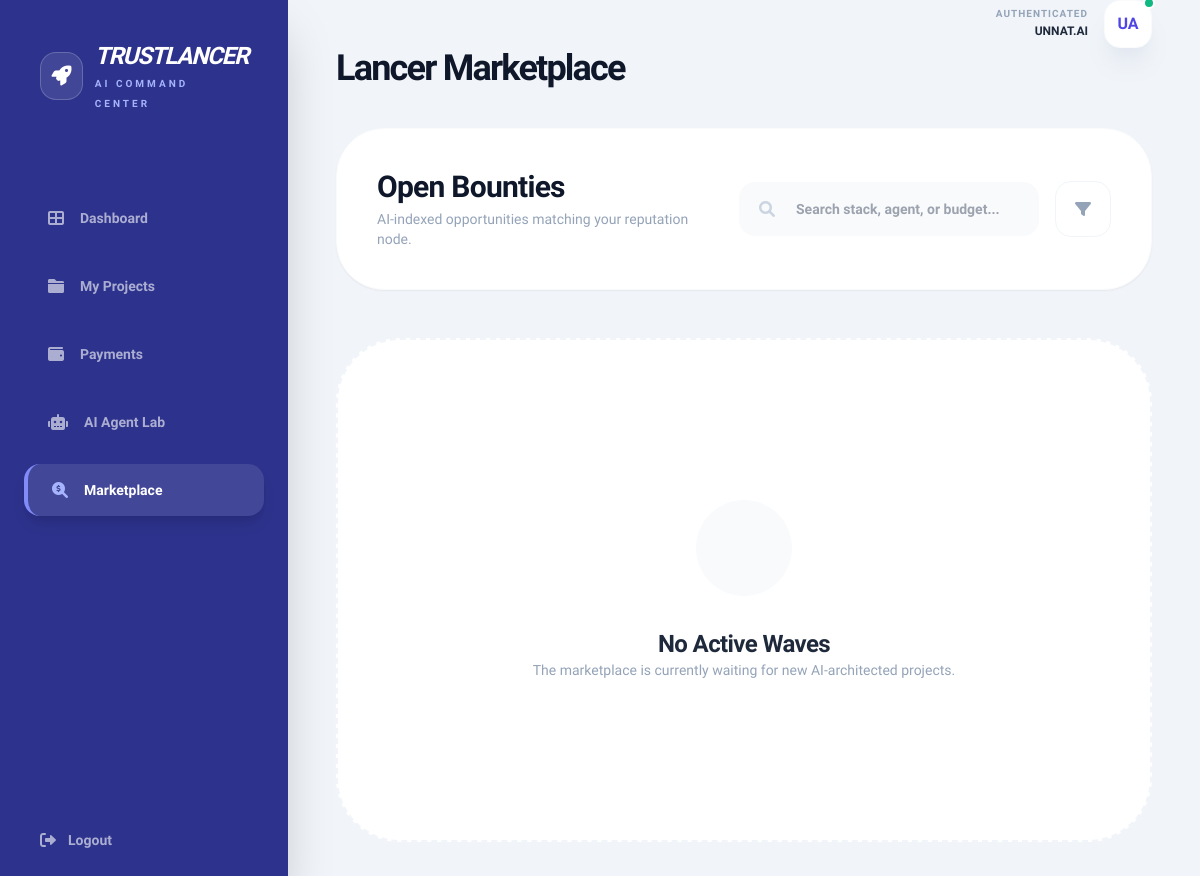
/marketplace, run on an earlier commit of the app's database.
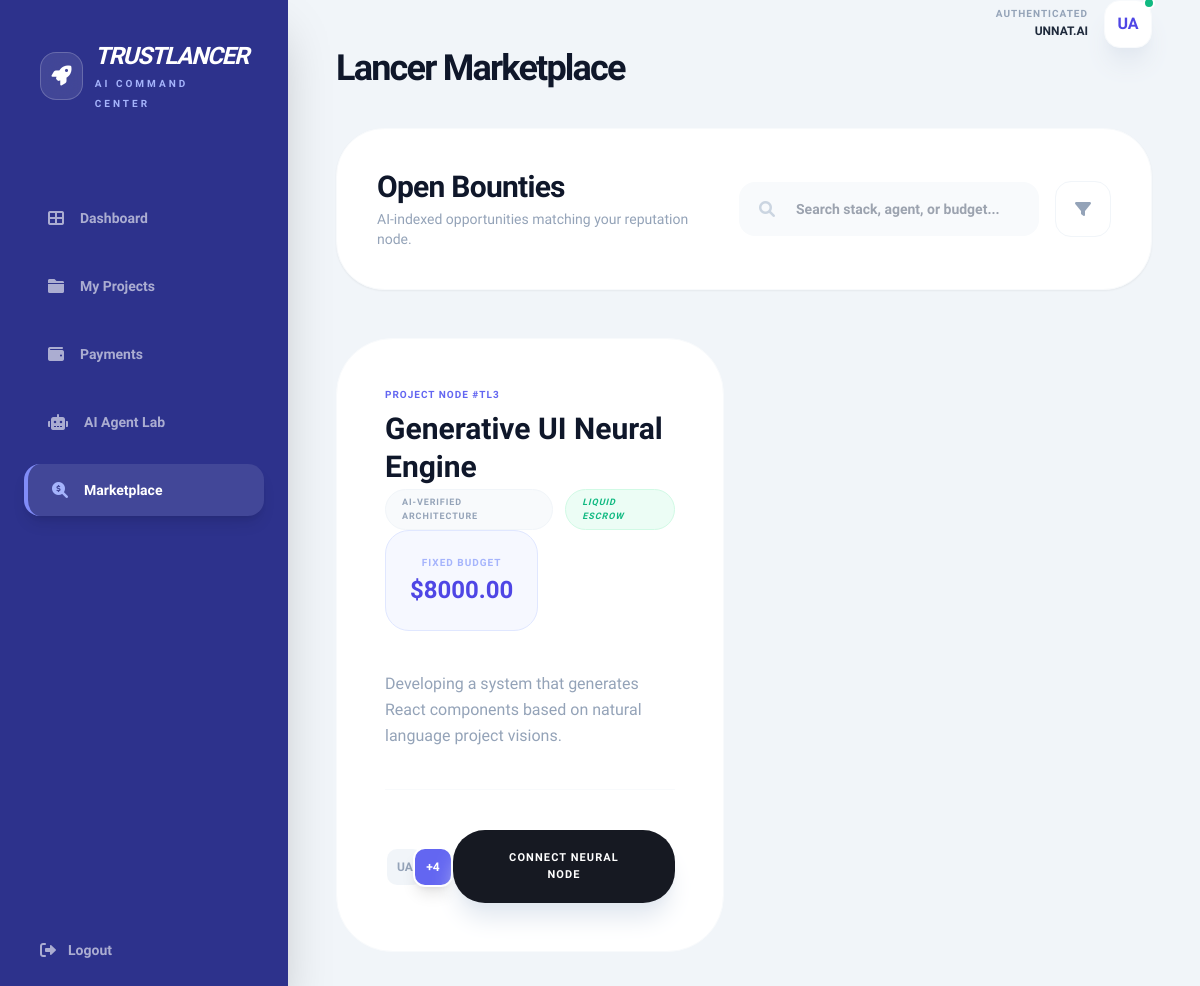
And on a later commit of the database.
### core_api/models.py (models this page shows)
class Project(models.Model):
    client = models.ForeignKey(User, on_delete=models.CASCADE, related_name='projects')
    title = models.CharField(max_length=255)
    description = models.TextField()
    budget = models.DecimalField(max_digits=10, decimal_places=2)
    deadline = models.DateTimeField()
    status = models.CharField(max_length=50, default='Open')

### backend/views.py (the view)
# urls.py: path('marketplace', marketplace_view, name='marketplace'),
def marketplace_view(request):
    user_type = getattr(request.user, 'role', 'Freelancer')
    projects = Project.objects.filter(status='Open').order_by('-id')
    return render(request, 'marketplace.html', {'projects': projects, 'user_type': user_type})

### frontend/templates/marketplace.html (shortened to what the changed rows need)
{% extends "base.html" %}
{% block title %}Lancer Marketplace{% endblock %}
{% block content %}
<div class="space-y-12">
    <div class="flex flex-col md:flex-row md:items-center justify-between gap-8 bg-white p-10 rounded-[3rem] border border-slate-50 shadow-sm">
        <div>
            <h2 class="text-3xl font-black text-slate-900 tracking-tight">Open Bounties</h2>
        </div>
    </div>
    <div class="grid grid-cols-1 lg:grid-cols-2 gap-10">
        {% if projects %}
            {% for project in projects %}
            <div class="bg-white rounded-[3.5rem] p-12 border border-slate-50 hover:border-indigo-200 hover:shadow-2xl hover:shadow-indigo-500/5 transition-all group">
                <div class="flex flex-wrap justify-between items-start mb-10">
                    <div class="space-y-1">
                        <span class="text-[10px] font-black text-indigo-500 uppercase tracking-widest block mb-2">PROJECT NODE #TL{{ project.id }}</span>
                        <h4 class="text-3xl font-black text-slate-900 leading-tight group-hover:text-indigo-600 transition-colors">{{ project.title }}</h4>
                        <div class="flex items-center space-x-3 mt-4">
                            <span class="px-4 py-1.5 bg-slate-50 rounded-full text-[9px] font-black text-slate-400 uppercase tracking-widest border border-slate-100">AI-Verified Architecture</span>
                            <span class="px-4 py-1.5 bg-emerald-50 rounded-full text-[9px] font-black text-emerald-500 uppercase tracking-widest border border-emerald-100 italic">Liquid Escrow</span>
                        </div>
                    </div>
                    <div class="bg-indigo-50/50 p-6 rounded-3xl border border-indigo-100 text-center min-w-[140px]">
                        <span class="text-[10px] font-black text-indigo-300 uppercase tracking-widest mb-1 block">Fixed Budget</span>
                        <p class="text-2xl font-black text-indigo-600">${{ project.budget }}</p>
                    </div>
                </div>
                <p class="text-slate-400 font-medium leading-relaxed mb-10 text-base">
                    {{ project.description|truncatewords:40 }}
                </p>
                <div class="flex items-center justify-between pt-10 border-t border-slate-50">
                    <div class="flex -space-x-3">
                        <div class="w-10 h-10 rounded-xl bg-slate-100 border-2 border-white flex items-center justify-center text-xs font-black text-slate-400">UA</div>
                        <div class="w-10 h-10 rounded-xl bg-indigo-500 border-2 border-white flex items-center justify-center text-xs font-black text-white self-center shadow-lg">+4</div>
                    </div>
                    <button onclick="applyForProject({{ project.id }})" class="bg-[#161922] text-white px-10 py-5 rounded-[2rem] font-black uppercase tracking-widest text-[11px] hover:bg-indigo-600 hover:scale-105 active:scale-95 transition-all shadow-xl shadow-slate-200">
                        Connect Neural Node
                    </button>
                </div>
            </div>
            {% endfor %}
        {% else %}
            <div class="col-span-full py-40 bg-white rounded-[4rem] border-2 border-dashed border-slate-100 flex flex-col items-center justify-center space-y-8">
                <div class="w-24 h-24 bg-slate-50 rounded-full flex items-center justify-center">
                </div>
                <div class="text-center px-12">
                    <h4 class="text-2xl font-black text-slate-800 tracking-tight">No Active Waves</h4>
                    <p class="text-slate-400 text-sm font-medium">The marketplace is currently waiting for new AI-architected projects.</p>
                </div>
            </div>
        {% endif %}
    </div>
</div>
{% endblock %}

What changed in the data, as far as the page shows it:
added Project: id "3", title "Generative UI Neural Engine", budget "8000.00", description "Developing a system that generates React components based on natural language project visions."
Also different on the page:
text no longer shown: "No Active Waves The marketplace is currently waiting for new AI-architected projects."
